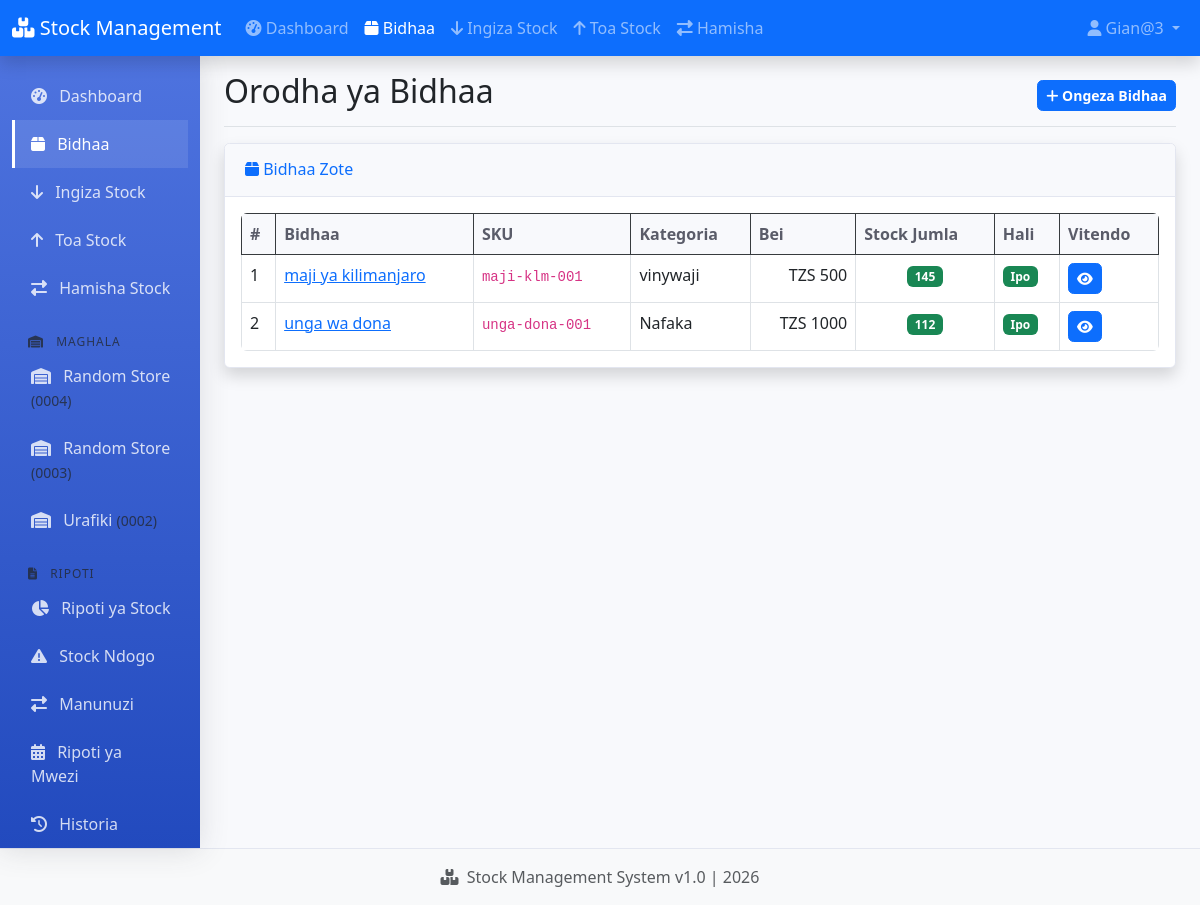
The page /products/ (signed in) on the database its author committed.
### warehouse/models.py (models this page shows, shortened)
class Warehouse(models.Model):
    name = models.CharField(max_length=200)
    code = models.CharField(max_length=20, unique=True, blank=True, null=True)
    location = models.CharField(max_length=300, blank=True)
    manager = models.ForeignKey(User, on_delete=models.SET_NULL, null=True, blank=True)
    is_active = models.BooleanField(default=True)  # <-- IMENGEZWA!
    class Meta:
        ordering = ['name']

class Product(models.Model):
    name = models.CharField(max_length=200)
    sku = models.CharField(max_length=50, unique=True)
    category = models.ForeignKey(Category, on_delete=models.SET_NULL, null=True, blank=True)
    description = models.TextField(blank=True)
    unit_price = models.DecimalField(max_digits=10, decimal_places=2, default=0)
    reorder_level = models.IntegerField(default=10)
    is_active = models.BooleanField(default=True)  # <-- IMENGEZWA!
    class Meta:
        ordering = ['name']
    def get_total_stock(self):
        total_in = StockIn.objects.filter(product=self).aggregate(
            total=Sum('quantity')
        )['total'] or 0
        total_out = StockOut.objects.filter(product=self).aggregate(
            total=Sum('quantity')
        )['total'] or 0
        return total_in - total_out

class Category(models.Model):
    name = models.CharField(max_length=100)
    description = models.TextField(blank=True)

### warehouse/views.py (the view)
# urls.py: path('products/', views.product_list, name='product_list'),
@login_required(login_url='/admin/login/')
def product_list(request):
    try:
        products = Product.objects.select_related('category').all()
        for product in products:
            product.total_stock = product.get_total_stock()
        context = {
            'products': products,
        }
    except Exception as e:
        print(f"Product list error: {e}")
        context = {
            'products': [],
        }
    return render(request, 'warehouse/products/list.html', context)

### warehouse/context_processors.py (called while the page is built)
def warehouses(request):
    return {
        'warehouses': Warehouse.objects.all().order_by('id', 'name')
    }

### warehouse/templates/warehouse/products/list.html (shortened to what this page needs)
{% extends 'warehouse/base.html' %}
{% block page_title %}Orodha ya Bidhaa{% endblock %}
{% block page_actions %}
<a href="/admin/warehouse/product/add/" class="btn btn-sm btn-primary">
    <i class="fas fa-plus"></i> Ongeza Bidhaa
</a>
{% endblock %}
{% block content %}
<div class="card shadow mb-4">
    <div class="card-header py-3">
        <h6 class="m-0 font-weight-bold text-primary">
            <i class="fas fa-box"></i> Bidhaa Zote
        </h6>
    </div>
    <div class="card-body">
        {% if products %}
        <div class="table-responsive">
            <table class="table table-bordered table-hover">
                <thead class="table-dark">
                    <tr>
                        <th>#</th>
                        <th>Bidhaa</th>
                        <th>SKU</th>
                        <th>Kategoria</th>
                        <th>Bei</th>
                        <th>Stock Jumla</th>
                        <th>Hali</th>
                        <th>Vitendo</th>
                    </tr>
                </thead>
                <tbody>
                    {% for product in products %}
                    <tr>
                        <td>{{ forloop.counter }}</td>
                        <td>
                            <a href="{% url 'product_detail' product.id %}">
                                {{ product.name }}
                            </a>
                        </td>
                        <td><code>{{ product.sku }}</code></td>
                        <td>{{ product.category.name|default:"-" }}</td>
                        <td class="text-end">TZS {{ product.unit_price|floatformat:0 }}</td>
                        <td class="text-center">
                            <span class="badge
                                {% if product.total_stock <= 0 %}bg-danger
                                {% elif product.total_stock <= product.reorder_level %}bg-warning
                                {% else %}bg-success{% endif %}">
                                {{ product.total_stock }}
                            </span>
                        </td>
                        <td>
                            {% if product.total_stock <= 0 %}
                            <span class="badge bg-danger">Hakuna Stock</span>
                            {% elif product.total_stock <= product.reorder_level %}
                            <span class="badge bg-warning">Stock Ndogo</span>
                            {% else %}
                            <span class="badge bg-success">Ipo</span>
                            {% endif %}
                        </td>
                        <td>
                            <a href="{% url 'product_detail' product.id %}"
                               class="btn btn-sm btn-primary">
                                <i class="fas fa-eye"></i>
                            </a>
                        </td>
                    </tr>
                    {% endfor %}
                </tbody>
            </table>
        </div>
        {% endif %}
    </div>
</div>
{% endblock %}

### warehouse/templates/warehouse/base.html (shortened to what this page needs)
<!DOCTYPE html>
<html lang="sw">
<head>
    <link href="https://cdn.jsdelivr.net/npm/bootstrap@5.3.0-alpha1/dist/css/bootstrap.min.css" rel="stylesheet">
    <link rel="stylesheet" href="https://cdnjs.cloudflare.com/ajax/libs/font-awesome/6.4.0/css/all.min.css">
    {% load static %}
    <link rel="stylesheet" href="{% static 'css/style.css' %}">
</head>
<body>
    <nav class="navbar navbar-expand-lg navbar-dark bg-primary shadow">
        <div class="container-fluid">
            <a class="navbar-brand" href="{% url 'dashboard' %}">
                <i class="fas fa-boxes"></i> Stock Management
            </a>
            <div class="collapse navbar-collapse" id="navbarNav">
                <ul class="navbar-nav me-auto">
                    <li class="nav-item">
                        <a class="nav-link {% if request.path == '/' %}active{% endif %}" href="{% url 'dashboard' %}">
                            <i class="fas fa-tachometer-alt"></i> Dashboard
                        </a>
                    </li>
                    <li class="nav-item">
                        <a class="nav-link {% if 'products' in request.path %}active{% endif %}" href="{% url 'product_list' %}">
                            <i class="fas fa-box"></i> Bidhaa
                        </a>
                    </li>
                    <li class="nav-item">
                        <a class="nav-link {% if 'stockin' in request.path %}active{% endif %}" href="{% url 'add_stockin' %}">
                            <i class="fas fa-arrow-down"></i> Ingiza Stock
                        </a>
                    </li>
                    <li class="nav-item">
                        <a class="nav-link {% if 'stockout' in request.path %}active{% endif %}" href="{% url 'add_stockout' %}">
                            <i class="fas fa-arrow-up"></i> Toa Stock
                        </a>
                    </li>
                    <li class="nav-item">
                        <a class="nav-link {% if 'transfer' in request.path %}active{% endif %}" href="{% url 'transfer_stock' %}">
                            <i class="fas fa-exchange-alt"></i> Hamisha
                        </a>
                    </li>
                </ul>
                <ul class="navbar-nav">
                    {% if user.is_authenticated %}
                    <li class="nav-item dropdown">
                        <a class="nav-link dropdown-toggle" href="#" id="userDropdown" role="button" data-bs-toggle="dropdown">
                            <i class="fas fa-user"></i> {{ user.username }}
                        </a>
                    </li>
                    {% else %}
                    <li class="nav-item">
                        <a class="nav-link" href="/admin/login/?next=/">
                            <i class="fas fa-sign-in-alt"></i> Login
                        </a>
                    </li>
                    {% endif %}
                </ul>
            </div>
        </div>
    </nav>
    <div class="container-fluid">
        <div class="row">
            <nav id="sidebar" class="col-md-3 col-lg-2 d-md-block bg-light sidebar">
                <div class="position-sticky pt-3">
                    <ul class="nav flex-column">
                        <li class="nav-item">
                            <a class="nav-link {% if request.path == '/' %}active{% endif %}" href="{% url 'dashboard' %}">
                                <i class="fas fa-tachometer-alt me-2"></i> Dashboard
                            </a>
                        </li>
                        <li class="nav-item">
                            <a class="nav-link {% if 'products' in request.path %}active{% endif %}" href="{% url 'product_list' %}">
                                <i class="fas fa-box me-2"></i> Bidhaa
                            </a>
                        </li>
                        <li class="nav-item">
                            <a class="nav-link {% if 'stockin' in request.path %}active{% endif %}" href="{% url 'add_stockin' %}">
                                <i class="fas fa-arrow-down me-2"></i> Ingiza Stock
                            </a>
                        </li>
                        <li class="nav-item">
                            <a class="nav-link {% if 'stockout' in request.path %}active{% endif %}" href="{% url 'add_stockout' %}">
                                <i class="fas fa-arrow-up me-2"></i> Toa Stock
                            </a>
                        </li>
                        <li class="nav-item">
                            <a class="nav-link {% if 'transfer' in request.path %}active{% endif %}" href="{% url 'transfer_stock' %}">
                                <i class="fas fa-exchange-alt me-2"></i> Hamisha Stock
                            </a>
                        </li>
                        <li class="nav-item mt-3">
                            <span class="sidebar-heading px-3 text-muted">
                                <i class="fas fa-warehouse me-2"></i> MAGHALA
                            </span>
                        </li>
                        {% for warehouse in warehouses %}
                        <li class="nav-item">
                            <a class="nav-link {% if warehouse.id|stringformat:'i' in request.path %}active{% endif %}"
                               href="{% url 'warehouse_stock' warehouse.id %}">
                                <i class="fas fa-warehouse me-2"></i> {{ warehouse.name }}
                                {% if warehouse.code %}
                                <small class="text-muted">({{ warehouse.code }})</small>
                                {% endif %}
                            </a>
                        </li>
                        {% empty %}
                        <li class="nav-item">
                            <span class="nav-link text-muted">
                                <i class="fas fa-info-circle me-2"></i> Hakuna maghala
                            </span>
                        </li>
                        {% endfor %}
                        <li class="nav-item mt-3">
                            <span class="sidebar-heading px-3 text-muted">
                                <i class="fas fa-file-alt me-2"></i> RIPOTI
                            </span>
                        </li>
                        <li class="nav-item">
                            <a class="nav-link {% if 'reports/stock' in request.path %}active{% endif %}" href="{% url 'stock_report' %}">
                                <i class="fas fa-chart-pie me-2"></i> Ripoti ya Stock
                            </a>
                        </li>
                        <li class="nav-item">
                            <a class="nav-link {% if 'reports/low-stock' in request.path %}active{% endif %}" href="{% url 'low_stock_report' %}">
                                <i class="fas fa-exclamation-triangle me-2"></i> Stock Ndogo
                            </a>
                        </li>
                        <li class="nav-item">
                            <a class="nav-link {% if 'reports/transactions' in request.path %}active{% endif %}" href="{% url 'transaction_report' %}">
                                <i class="fas fa-exchange-alt me-2"></i> Manunuzi
                            </a>
                        </li>
                        <li class="nav-item">
                            <a class="nav-link {% if 'reports/monthly' in request.path %}active{% endif %}" href="{% url 'monthly_report' %}">
                                <i class="fas fa-calendar-alt me-2"></i> Ripoti ya Mwezi
                            </a>
                        </li>
                        <li class="nav-item">
                            <a class="nav-link {% if 'transactions' in request.path %}active{% endif %}" href="{% url 'transaction_list' %}">
                                <i class="fas fa-history me-2"></i> Historia
                            </a>
                        </li>
                    </ul>
                </div>
            </nav>
            <main class="col-md-9 ms-sm-auto col-lg-10 px-md-4">
                <div class="d-flex justify-content-between flex-wrap flex-md-nowrap align-items-center pt-3 pb-2 mb-3 border-bottom">
                    <h1 class="h2">{% block page_title %}Dashboard{% endblock %}</h1>
                    <div class="btn-toolbar mb-2 mb-md-0">
                        {% block page_actions %}{% endblock %}
                    </div>
                </div>
                {% block content %}
                {% endblock %}
            </main>
        </div>
    </div>
    <footer class="footer mt-auto py-3 bg-light">
        <div class="container text-center">
            <span class="text-muted">
                <i class="fas fa-boxes me-1"></i> Stock Management System v1.0 |
                {% now "Y" %}
            </span>
        </div>
    </footer>
    {% load static %}
</body>
</html>

### static/css/style.css (style rules this page uses)
:root { --primary: #4e73df; --secondary: #858796; --success: #1cc88a; --warning: #f6c23e; --danger: #e74a3b; --light: #f8f9fc; --dark: #5a5c69; }
body { font-family: 'Nunito', 'Segoe UI', Arial, sans-serif; background-color: #f8f9fc; }
.sidebar { background: linear-gradient(180deg, #4e73df 0%, #224abe 100%); min-height: calc(100vh - 56px); box-shadow: 0 0.15rem 1.75rem 0 rgba(58, 59, 69, 0.15); }
.sidebar .nav-link { color: rgba(255, 255, 255, 0.8); font-weight: 500; padding: 0.75rem 1rem; border-left: 3px solid transparent; transition: all 0.3s; }
.sidebar .nav-link.active { color: #fff; background: rgba(255, 255, 255, 0.1); border-left-color: #fff; }
.sidebar-heading { color: rgba(255, 255, 255, 0.4); font-size: 0.75rem; text-transform: uppercase; letter-spacing: 1px; }
.card { border: 1px solid #e3e6f0; border-radius: 0.35rem; box-shadow: 0 0.15rem 1.75rem 0 rgba(58, 59, 69, 0.15); }
.card-header { background-color: #f8f9fc; border-bottom: 1px solid #e3e6f0; padding: 0.75rem 1.25rem; }
.badge { padding: 0.35em 0.65em; font-weight: 600; }
.table { margin-bottom: 0; }
.table th { border-top: none; font-weight: 600; color: #5a5c69; background-color: #f8f9fc; }
.btn { border-radius: 0.35rem; font-weight: 600; }
.footer { background-color: #fff; border-top: 1px solid #e3e6f0; }
.card { transition: transform 0.3s ease, box-shadow 0.3s ease; }
.table-responsive { border-radius: 0.375rem; overflow: hidden; }

### rows shown on the page
Warehouse: name "Random Store", code "0004"
Warehouse: name "Random Store", code "0003"
Warehouse: name "Urafiki", code "0002"
Product: name "maji ya kilimanjaro", sku "maji-klm-001", category.name "vinywaji", unit_price "500", total_stock "145", reorder_level "Ipo"
Product: name "unga wa dona", sku "unga-dona-001", category.name "Nafaka", unit_price "1000", total_stock "112", reorder_level "Ipo"

### other values the page prints
{{ user.username }} "Gian@3"
